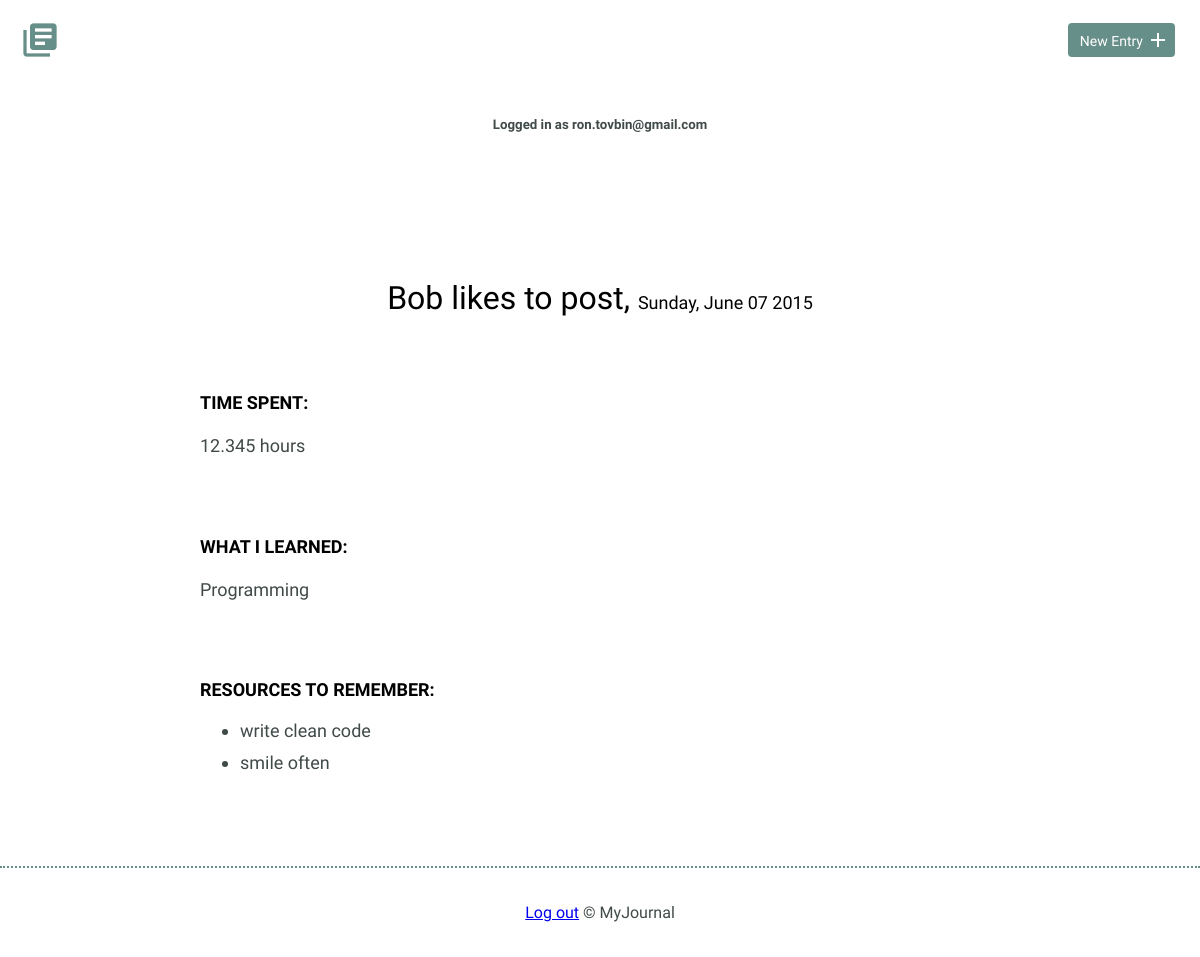
/entries/1 (signed in), run on the app's committed database.
### models.py (models this page shows, shortened)
class User(UserMixin, Model):
    email = CharField(unique=True)
    password = CharField(max_length=100)
    joined_at = DateTimeField(default=datetime.datetime.now)
    is_admin = BooleanField(default=False)
    class Meta:
        database = DATABASE
        order_by = ('-joined_at',)

class Journal(Model):
    title     =  CharField(max_length=100)
    user = ForeignKeyField(
        model=User,
        related_name='entries'
    )
    entrydate = DateTimeField(default=datetime.datetime.now)
    timespent = FloatField()
    learned   =  CharField(max_length=1000)
    resources = TextField(default=None)
    class Meta:
        database = DATABASE
        order_by = ('-entrydate',)

### app.py (the view)
@app.route('/entries/<int:entry_id>', methods=('GET', 'POST'))
@app.route('/entries')
def entries(entry_id=None):
    if not entry_id:
           entries = models.Journal.select().limit(100)
           return render_template('index.html', entries=entries)
    else:
        entry = models.Journal.get(models.Journal.id == entry_id)
        return render_template('detail.html', entry=entry)

### app.py (called while the page is built)
@login_manager.user_loader
def load_user(userid):
    try:
        return models.User.get(models.User.id == userid)
    except models.DoesNotExist:
        return None

@app.before_request
def before_request():
    g.db = models.DATABASE
    g.db.connect()
    g.user = current_user

@app.after_request
def after_request(response):
    g.db.close()
    return response

### templates/detail.html (shortened to what this page needs)
{% extends "layout.html" %}
{% from 'macros.html' import render_field %}
{% block content %}
        <section>
            <div class="container">
                <div class="entry-list single">
                    <article>
                        <h2>{{ entry.title }}, <time datetime="{{ entry.entrydate }}">{{ entry.entrydate.strftime('%A, %B %d %Y') }}</time></h2>
                        <div class="entry">
                            <h3>Time Spent: </h3>
                            <p>{{ entry.timespent }} hours</p>
                        </div>
                        <div class="entry">
                            <h3>What I Learned:</h3>
                            <p>{{ entry.learned }}</p>
                        </div>
                        <div class="entry">
                            <h3>Resources to Remember:</h3>
                            <ul>
                                 {% for resource in entry.resources.split("\n") %}
                                    <li>{{ resource }}</li>
                                {% endfor %}
                            </ul>
                        </div>
                    </article>
                </div>
            </div>
        </section>
{% endblock %}

### templates/layout.html (shortened to what this page needs)
<!DOCTYPE html>
<html>
    <head>
        <link rel="stylesheet" href="/staic/css/normalize.css">
        <link rel="stylesheet" href="/static/css/site.css">
    </head>
    <body>
        <header>
            <div class="container" align="center">
                <div class="site-header">
                    <a class="logo" href="{{ url_for('index') }}"><i class="material-icons">library_books</i></a>
                    <a class="button icon-right" href="{{ url_for('newentry') }}"><span>New Entry</span> <i class="material-icons">add</i></a>
                </div>
                    <div class="site-header">
                <h5> {% if current_user.is_authenticated %}
                              Logged in as {{ current_user.email }}
                    {% endif %}
                </h5>
              </div>
           </div>
        </header>
        <div>
               {% block content %}{% endblock %}
        </div>
        <footer>
            <div>
                {% if  current_user.is_authenticated %}
                          <a href="{{ url_for('logout') }}"  title="Log out">Log out</a>
                {% else %}
                   <a href="{{ url_for('register') }}"  title="Register">Register</a>
                   <a href="{{ url_for('login') }}"  title="Login">Login</a>
                {% endif %}
                &copy; MyJournal
            </div>
        </footer>
    </body>
</html>

### static/css/site.css (style rules this page uses)
body { font-size: 16px; color: #404a49; font-family: 'Cousine', serif; font-weight: 400; }
.container { margin: 0 auto; padding: 0 25px; }
header .site-header { margin: 0 auto; height: 95px; }
header .logo i { color: #678f89; margin: 20px 0 0 -5px; float: left; font-size: 40px; }
header .button { float: right; margin: 33px 0 0 0; }
footer { text-align: center; padding: 35px 0; border-top: 2px dotted #678f89; }
.button { padding: 8px 10px 6px 10px; background: #678f89; border: 2px solid #678f89; border-radius: 4px; text-decoration: none; color: #FFF; position: relative; text-align: center; font-size: 14px; }
.button.icon-right { padding-right: 30px; top: -10px; }
.button.icon-right i { position: absolute; top: 3px; right: 3px; }
h1, h2, h3 { margin: 0; font-weight: 400; line-height: 1em; color: #000; }
h2 { font-size: 32px; }
h3 { font-size: 18px; font-family: 'Work Sans', serif; font-weight: 600; text-transform: uppercase; }
p { line-height: 1.8em; font-size: 18px; }
ul li { line-height: 1.8em; font-size: 18px; }
.entry-list, .edit-entry, .new-entry { max-width: 800px; margin: 0 auto; padding: 70px 0 150px 0; }
.entry-list article { margin-bottom: 70px; text-align: center; }
.entry-list article:last-child { margin-bottom: 0; }
.entry-list article h2 { margin-bottom: 8px; }
.entry-list.single { padding-bottom: 70px; }
.entry-list.single time { font-size: 18px; }
.entry { max-width: 800px; margin: 75px auto 0 auto; text-align: left; }
.entry p { margin-bottom: 40px; }

### data on the page
User: email "ron.tovbin@gmail.com"
Journal: title "Bob likes to post", entrydate "Sunday, June 07 2015", timespent "12.345", learned "Programming"

### other printed values
{{ resource }} "write clean code" "smile often"
